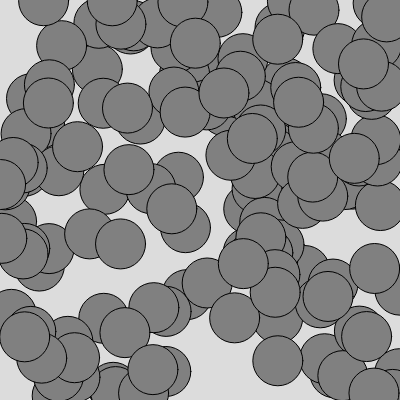
Frame 1 (no input)
Frame 60 (no input): identical to frame 1, image omitted
Frame 120 (the mouse pressed at the canvas centre since frame 60): identical to frame 1, image omitted

The p5.js sketch that drew this single still picture (run headless with seeded random() and noise() and a simulated clock; from frame 60 on, the mouse is pressed at the canvas centre):

// p5.js sketch
// ── sketch.js
let cbs=[]
let numClickables=150

function setup() {
  createCanvas(400, 400);
  
  for(let i=0; i<numClickables; i++){
    cbs.push(new ClickableBlob(random(width), random(height), 50))
  }
  console.log(cbs)
}

function draw() {
  background(220);
  cbs.forEach(function(cb){
    cb.update()
    cb.show()
  })
}

function mousePressed(){
  cbs.forEach(function(cb){
    cb.click()
  })
}

class ClickableBlob{
  constructor(x,y,s){
    this.tx=x
    this.ty=y
    this.x=x
    this.y=y
    this.s=s
    this.hover=false
  }
  
  click(){
    if(this.hover){
      this.tx=random(width)
      this.ty=random(height)
    }
  }
  
  update(){
    this.x+=(this.tx-this.x)/20
    this.y+=(this.ty-this.y)/20
    let d=dist(this.x, this.y, mouseX, mouseY)
    this.hover = d < this.s/2
  }
  
  show(){
    fill(128)
    if(this.hover){
      fill(0,200,100)
    }
    stroke(0)
    ellipse(this.x, this.y, this.s)
  }
  
}
